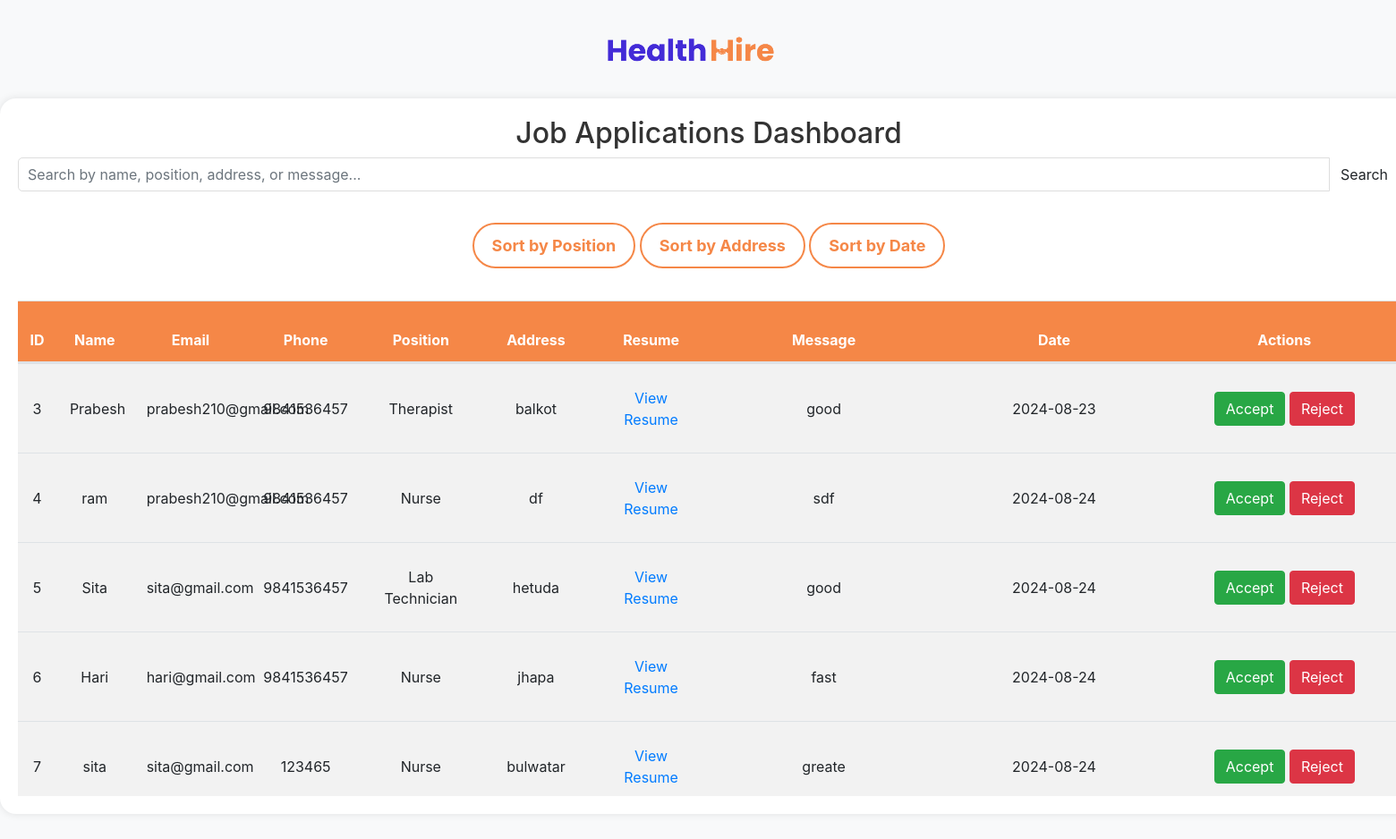
/job-dashboard.php, run on the app's committed database.
### tables this page shows
CREATE TABLE `jobform` (
  `id` int(11) NOT NULL,
  `name` varchar(255) NOT NULL,
  `email` varchar(255) NOT NULL,
  `phone` varchar(255) NOT NULL,
  `position` varchar(255) NOT NULL,
  `address` text NOT NULL,
  `resume` varchar(255) NOT NULL,
  `message` text NOT NULL,
  `date` date NOT NULL,
  `status` enum('Accepted','Rejected') NOT NULL DEFAULT 'Accepted'
);

### job-dashboard.php (the view, shortened to what this page needs)
<?php
$con = mysqli_connect('localhost', 'root', '', 'healthathome');
$search = isset($_GET['search']) ? mysqli_real_escape_string($con, $_GET['search']) : '';
$sql = "SELECT * FROM jobform WHERE (name LIKE '%$search%' OR position LIKE '%$search%' OR address LIKE '%$search%' OR message LIKE '%$search%')";
$result = $con->query($sql);
?>
<!DOCTYPE html>
<html>
<head>
  <link rel="stylesheet" type="text/css" href="css/style.css">
  <link rel="stylesheet" href="https://cdn.jsdelivr.net/npm/bootstrap@4.6.2/dist/css/bootstrap.min.css">
</head>
<body>
    <div class="logo">
        <a class="navbar-brand" href="index.php">
            <img src="images/logo.png" alt="Health At Home Logo" height="40">
        </a>
    </div>
    <div class="dashboard-container">
        <h2 class="text-center">Job Applications Dashboard</h2>
        <div class="search-bar">
            <form method="GET" action="">
                <div class="input-group">
                    <input type="text" name="search" class="form-control" placeholder="Search by name, position, address, or message..." value="<?php echo isset($_GET['search']) ? htmlspecialchars($_GET['search']) : ''; ?>">
                    <div class="input-group-append">
                        <button class="btn custom-btn custom-btn-primary" type="submit">Search</button>
                    </div>
                </div>
            </form>
        </div>
        <div class="d-flex justify-content-center mb-3">
            <form method="GET" action="">
                <button type="submit" name="sort" value="position" class="custom-btn
<?php
    if(isset($_GET['sort']) && $_GET['sort'] == 'position') {
        echo 'custom-btn-active';
    } else {
        echo 'custom-btn-inactive';
    }
?>">Sort by Position</button>
                <button type="submit" name="sort" value="address" class="custom-btn
<?php
    if(isset($_GET['sort']) && $_GET['sort'] == 'address') {
        echo 'custom-btn-active';
    } else {
        echo 'custom-btn-inactive';
    }
?>">Sort by Address</button>
                <button type="submit" name="sort" value="date" class="custom-btn
<?php
    if(isset($_GET['sort']) && $_GET['sort'] == 'date') {
        echo 'custom-btn-active';
    } else {
        echo 'custom-btn-inactive';
    }
?>">Sort by Date</button>
            </form>
        </div>
        <div class="table-container">
            <table class="table table-striped">
                <thead>
                    <tr>
                        <th>ID</th>
                        <th>Name</th>
                        <th>Email</th>
                        <th>Phone</th>
                        <th>Position</th>
                        <th>Address</th>
                        <th>Resume</th>
                        <th>Message</th>
                        <th>Date</th>
                        <th>Actions</th>
                    </tr>
                </thead>
                <tbody>
                    <?php while ($row = $result->fetch_assoc()): ?>
                        <tr>
                            <td><?php echo htmlspecialchars($row['id']); ?></td>
                            <td><?php echo htmlspecialchars($row['name']); ?></td>
                            <td><?php echo htmlspecialchars($row['email']); ?></td>
                            <td><?php echo htmlspecialchars($row['phone']); ?></td>
                            <td><?php echo htmlspecialchars($row['position']); ?></td>
                            <td><?php echo htmlspecialchars($row['address']); ?></td>
                            <td>
                                <a href="uploads/<?php echo htmlspecialchars($row['resume']); ?>" target="_blank">
                                    View Resume
                                </a>
                            </td>
                            <td><?php echo htmlspecialchars($row['message']); ?></td>
                            <td><?php echo htmlspecialchars($row['date']); ?></td>
                            <td>
                                <form method="POST" action="" style="display:inline;">
                                    <button type="submit" name="status" value="Accept" class="btn btn-success">Accept</button>
                                    <button type="submit" name="status" value="Reject" class="btn btn-danger">Reject</button>
                                </form>
                            </td>
                        </tr>
                    <?php endwhile; ?>
                </tbody>
            </table>
        </div>
    </div>
</body>
</html>

### css/style.css (style rules this page uses)
:root { --primary-color: #f58747; --secondary-color: #6c757d; --tertiary-color: white; }
body { background-color: rgba(248, 249, 250, 0.9)!important; ; font-family: 'Josefin Sans', sans-serif; margin: 0; padding: 0; }
.navbar-brand img { height: 60px; }
.form-control { border: 1px solid #ddd; border-radius: 4px; }
.input-group { margin-bottom: 25px; text-align: left; }
h2 { text-align: center; font-size: 24px; color: #333; margin-bottom: 20px; }
.input-group { margin-bottom: 15px; }
.input-group input { width: 100%; padding: 10px; border: 1px solid #ddd; border-radius: 5px; font-size: 16px; color: #333; }
a { color: #007bff; text-decoration: none; }
.table th, .table td { vertical-align: middle; }
.table thead th { background-color: #007bff; color: white; }
.logo { text-align: center; margin: 20px 0; }
.dashboard-container { background-color: white; border-radius: 18px; padding: 20px; margin: auto; width: 99rem; height: 50rem; box-shadow: 0 0 10px rgba(0,0,0,0.1); display: flex; flex-direction: column; }
.custom-btn { padding: 10px 20px; font-size: 18px; font-weight: bold; border-radius: 30px; transition: background-color 0.3s ease, transform 0.3s ease; height: 100%; border: none; box-shadow: none; }
.custom-btn-primary { background-color: white; color: var(--primary-color); border: 1px solid var(--primary-color); }
.custom-btn-inactive { background-color: white; color: var(--primary-color); border: 2px solid var(--primary-color); }
.search-bar { margin-bottom: 20px; }
.input-group { display: flex; }
.form-control { border-radius: 25px; padding: 10px 20px; font-size: 16px; height: 50px; }
.table-container { flex: 1; overflow-y: auto; }
.table { margin-top: 20px; border-collapse: collapse; width: 100%; height: 100%; table-layout: fixed; }
.table thead th { background-color: var(--primary-color); color: white; font-weight: bold; position: -webkit-sticky; position: sticky; text-align: center; top: 0; z-index: 1; }
.table tbody { display: block; height: calc(100% - 60px); overflow-y: auto; }
.table tbody tr { min-height: 100px; height: 100px; }
.table tbody td { text-align: center; vertical-align: middle; padding: 15px; }
.table thead, .table tbody tr { display: table; width: 100%; table-layout: fixed; }
.table tbody tr:nth-child(even) { background-color: #f2f2f2; }
.table td, .table th { vertical-align: middle; padding: 15px; text-align: left; box-sizing: border-box; }
.table td { font-weight: normal; }
.table th:nth-child(1), .table td:nth-child(1) { width: 5%; }
.table th:nth-child(2), .table td:nth-child(2) { width: 10%; }
.table th:nth-child(3), .table td:nth-child(3) { width: 15%; }
.table th:nth-child(4), .table td:nth-child(4) { width: 15%; }
.table th:nth-child(5), .table td:nth-child(5) { width: 15%; }
.table th:nth-child(6), .table td:nth-child(6) { width: 15%; }
.table th:nth-child(7), .table td:nth-child(7) { width: 15%; }
.table th:nth-child(8), .table td:nth-child(8) { width: 30%; }
.table th:nth-child(9), .table td:nth-child(9) { width: 30%; }
.table th:nth-child(10), .table td:nth-child(10) { width: 30%; }
.table td a { color: #007bff; text-decoration: none; }
.table tr { height: 70px; display: table; width: 100%; table-layout: fixed; }
a { color: #9e1c1f; }

### data on the page
jobform: id "3", name "Prabesh", email "prabesh210@gmail.com", phone "9841536457", position "Therapist", address "balkot", message "good", date "2024-08-23"
jobform: id "4", name "ram", email "prabesh210@gmail.com", phone "9841536457", position "Nurse", address "df", message "sdf", date "2024-08-24"
jobform: id "5", name "Sita", email "sita@gmail.com", phone "9841536457", position "Lab Technician", address "hetuda", message "good", date "2024-08-24"
jobform: id "6", name "Hari", email "hari@gmail.com", phone "9841536457", position "Nurse", address "jhapa", message "fast", date "2024-08-24"
jobform: id "7", name "sita", email "sita@gmail.com", phone "123465", position "Nurse", address "bulwatar", message "greate", date "2024-08-24"
